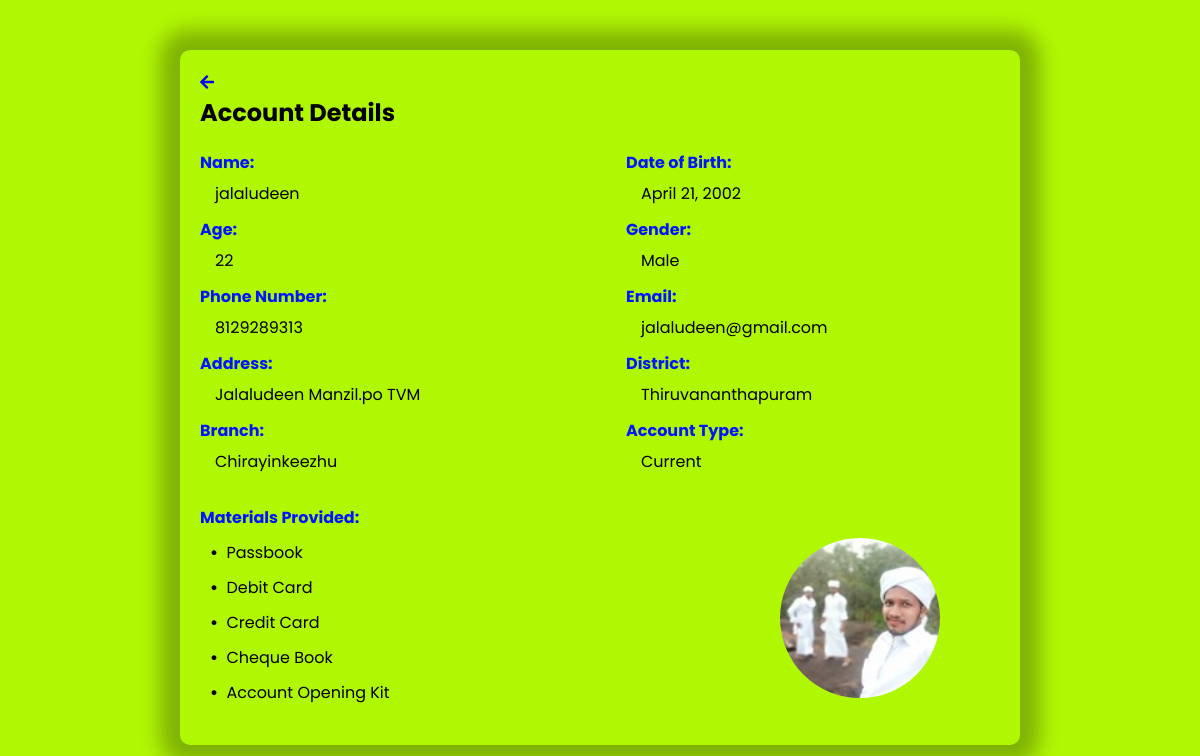
/profile/1/details (signed in), run on the app's committed database.
### BANK/models.py (models this page shows, shortened)
class CreateAccount(models.Model):
    name = models.CharField(max_length=100)
    date_of_birth = models.DateField(null=True, blank=True)
    age = models.IntegerField()
    gender = models.ForeignKey(Gender, on_delete=models.CASCADE)
    phone_number = models.CharField(max_length=10, validators=[validate_phone_number])
    mail_id = models.EmailField(max_length=100)
    address = models.TextField(max_length=100)
    district = models.ForeignKey(District, on_delete=models.SET_NULL, null=True)
    branch = models.ForeignKey(Branch, on_delete=models.SET_NULL, null=True)
    account_type = models.ForeignKey(Account_type, on_delete=models.CASCADE, null=True)
    materials_provide = models.ManyToManyField(Materials, blank=True)
    profile_image = models.ImageField(upload_to='profile_images/', null=True, blank=True)

class Gender(models.Model):
    gender = models.CharField(max_length=50)
    def __str__(self):
        return self.gender

class District(models.Model):
    name = models.CharField(max_length=30)
    def __str__(self):
        return self.name

class Branch(models.Model):
    district = models.ForeignKey(District, on_delete=models.CASCADE)
    name = models.CharField(max_length=30)
    def __str__(self):
        return self.name

class Account_type(models.Model):
    account_type = models.CharField(max_length=200)
    def __str__(self):
        return self.account_type

class Materials(models.Model):
    materials = models.CharField(max_length=200)

### BANK/views.py (the view)
# urls.py: path('profile/<int:account_id>/details', views.account_details_view, name='details'),
@login_required
@validate_account
def account_details_view(request, account_id):
    account = get_object_or_404(CreateAccount, pk=account_id)
    context = {
        'account': account,
    }
    return render(request, 'account_details.html', context)

### BANK/decorator.py (called while the page is built)
def validate_account(func):
    @wraps(func)
    def wrapper(request, *args, **kwargs):
        account_id = kwargs.get('account_id')  # Retrieve account_id from kwargs
        create_account_instance = CreateAccount.objects.filter(pk=account_id).first()
        if create_account_instance and validate_phone_and_email(create_account_instance):
            return func(request, *args, **kwargs)
        else:
            return redirect(
                'BANK:create_account')  # Replace 'login' with the actual URL name or path for your login page
    return wrapper

def validate_phone_and_email(create_account_instance):
    phone_number = create_account_instance.phone_number
    email = create_account_instance.mail_id
    if phone_number and email:
        return True
    else:
        return False

### Templates/account_details.html (shortened to what this page needs)
<!DOCTYPE html>
{% load static %}
<html lang="en">
<head>
    <link rel="stylesheet" href="https://cdnjs.cloudflare.com/ajax/libs/font-awesome/5.15.2/css/all.min.css"/>
    <link rel="stylesheet" type="text/css" href="{% static 'Account/css/account_details.css' %}">
</head>
<body>
    <div class="container" onclick="changeTileColor(this)">
        <a href="{% url 'BANK:profile' account_id=account.id %}"><i class="fas fa-arrow-left"></i></a>
        <div class="title" onclick="changeColor()">Account Details</div>
        <div class="image">
            <img src="{{ account.profile_image.url }}">
        </div>
        <div class="fields">
            <div class="field-details">
                <strong>Name:</strong>
                <label>{{ account.name }}</label>
            </div>
            <div class="field-details">
                <strong>Date of Birth:</strong>
                <label>{{ account.date_of_birth }}</label>
            </div>
            <div class="field-details">
                <strong>Age:</strong>
                <label>{{ account.age }}</label>
            </div>
            <div class="field-details">
                <strong>Gender:</strong>
                <label>{{ account.gender }}</label>
            </div>
            <div class="field-details">
                <strong>Phone Number:</strong>
                <label>{{ account.phone_number }}</label>
            </div>
            <div class="field-details">
                <strong>Email:</strong>
                <label>{{ account.mail_id }}</label>
            </div>
            <div class="field-details">
                <strong>Address:</strong>
                <label>{{ account.address }}</label>
            </div>
            <div class="field-details">
                <strong>District:</strong>
                <label>{{ account.district }}</label>
            </div>
            <div class="field-details">
                <strong>Branch:</strong>
                <label>{{ account.branch }}</label>
            </div>
            <div class="field-details">
                <strong>Account Type:</strong>
                <label>{{ account.account_type }}</label>
            </div>
            <div class="materials">
                <strong class="materials-title">Materials Provided:</strong>
                <div class="materials-list">
                    <ul>
                        {% for material in account.materials_provide.all %}
                        <li><strong>•  </strong>{{ material.materials }}</li>
                        {% endfor %}
                    </ul>
                </div>
            </div>
        </div>
    </div>
</body>
</html>

### static/Account/css/account_details.css (style rules this page uses)
* { margin: 0; padding: 0; box-sizing: border-box; font-family: 'Poppins',sans-serif; }
body { margin: 0; padding: 0; font-family: 'Poppins',sans-serif; background-color: #b0f704; }
.container { width: 70%; margin: 50px auto; background:transparent; padding: 20px; box-shadow: 0 0 20px 20px rgb(0 0 0 / 28%); border-radius:10px; position: relative; }
.title { font-size: 24px; font-weight: bold; margin-bottom: 20px; }
.fields { display: flex; flex-wrap: wrap; justify-content: space-between; }
.image { position: absolute; bottom: 0; right: 0; }
.image img { width: 220px; height: 220px; object-fit: cover; border-radius: 50%; padding:30px; margin-right:50px; margin-bottom:10px; }
.field-details { width: calc(48% - 10px); margin-bottom: 10px; box-sizing: border-box; }
.field-details strong { display: block; font-weight: revert; color:#0016ff; }
.field-details label { display: block; margin-top: 5px; color:#000000; padding:1px 15px; }
.materials { width: 100%; margin-top: 20px; }
.materials-title { font-weight: revert; margin-bottom: 10px; color:#0016ff; }
.materials-list ul { list-style-type: none; padding: 10px; }
.materials-list li { margin-bottom: 10px; color: #000; }
.materials-list li strong { margin-right: 5px; color: #000; }

### data on the page
CreateAccount: profile_image (picture), name "jalaludeen", date_of_birth "April 21, 2002", age "22", gender "Male", phone_number "8129289313", mail_id "jalaludeen@gmail.com", address "Jalaludeen Manzil.po TVM", district "Thiruvananthapuram", branch "Chirayinkeezhu", account_type "Current"
Materials: materials "Passbook"
Materials: materials "Debit Card"
Materials: materials "Credit Card"
Materials: materials "Cheque Book"
Materials: materials "Account Opening Kit"
